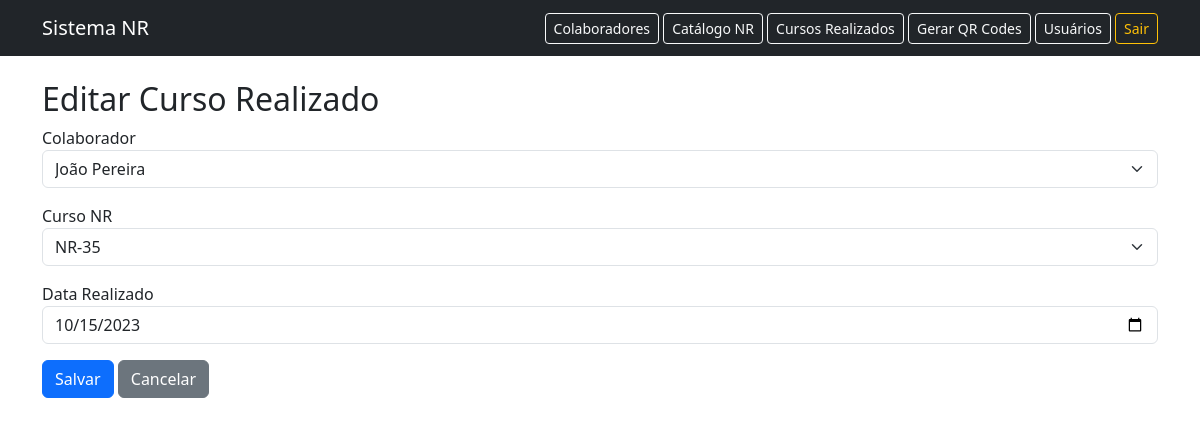
/cursos/editar/1 (signed in), run on the app's committed database.
### models.py (models this page shows, shortened)
class ColaboradorCurso(db.Model):
    __tablename__ = "colaborador_curso"
    id = db.Column(db.Integer, primary_key=True)
    colaborador_id = db.Column(db.Integer, db.ForeignKey(
        "colaboradores.id"), nullable=False)
    catalogo_nr_id = db.Column(db.Integer, db.ForeignKey(
        "catalogo_nr.id"), nullable=False)
    data_realizado = db.Column(db.Date, nullable=False)
    data_vencimento = db.Column(db.Date)
    catalogo = db.relationship("CatalogoNR", lazy="joined")

### routes/cursos.py (the view, shortened to what this page needs)
@bp_cursos.route("/editar/<int:id>", methods=["GET", "POST"])
@login_required
def editar(id):
    registro = ColaboradorCurso.query.get_or_404(id)
    form = ColaboradorCursoForm(obj=registro)
    form.colaborador_id.choices = [(c.id, c.nome)
                                   for c in Colaborador.query.filter_by(ativo=True)]
    form.catalogo_nr_id.choices = [(c.id, c.nome_curso)
                                   for c in CatalogoNR.query]
    return render_template("cursos/form.html", form=form, registro=registro)

### forms.py
class ColaboradorCursoForm(FlaskForm):
    colaborador_id = SelectField(
        "Colaborador", coerce=int, validators=[DataRequired()])
    catalogo_nr_id = SelectField(
        "Curso NR", coerce=int, validators=[DataRequired()])
    data_realizado = DateField(
        "Data Realizado", format="%Y-%m-%d", validators=[DataRequired()]
    )

### app.py (called while the page is built)
@login_manager.user_loader
def load_user(user_id):
    return Usuario.query.get(int(user_id))

@app.before_request
def alerta_vencimento():
    if current_user.is_authenticated:
        session["alertas_nr"] = listar_cursos_criticos(ColaboradorCurso)

### services/validade_service.py (called while the page is built)
def status_curso(curso):
    if not curso.data_vencimento:
        return "INDEFINIDO", None
    hoje = date.today()
    dias_restantes = (curso.data_vencimento - hoje).days
    if dias_restantes < 0:
        return "VENCIDO", dias_restantes
    elif dias_restantes <= 30:
        return "A_VENCER", dias_restantes
    return "VALIDO", dias_restantes

def listar_cursos_criticos(ColaboradorCurso):
    cursos = ColaboradorCurso.query.all()
    criticos = []
    for c in cursos:
        status, dias = status_curso(c)
        if status in ("VENCIDO", "A_VENCER"):
            criticos.append({
                "colaborador": c.colaborador.nome,
                "colaborador_id": c.colaborador_id,
                "curso": c.catalogo.nome_curso,
                "vencimento": c.data_vencimento,
                "status": status,
                "dias_restantes": dias
            })
    criticos.sort(key=lambda x: (
        x["status"] != "VENCIDO", x["dias_restantes"] if x["dias_restantes"] is not None else 9999))
    return criticos

### templates/cursos/form.html (shortened to what this page needs)
{% extends "base.html" %}
{% block content %}
<h2>{{ "Editar" if registro else "Novo" }} Curso Realizado</h2>
<form method="POST">
    <div class="mb-3">
        {{ form.colaborador_id.label }} {{ form.colaborador_id(class="form-select") }}
    </div>
    <div class="mb-3">
        {{ form.catalogo_nr_id.label }} {{ form.catalogo_nr_id(class="form-select") }}
    </div>
    <div class="mb-3">
        {{ form.data_realizado.label }} {{ form.data_realizado(class="form-control", type="date") }}
    </div>
    <button type="submit" class="btn btn-primary">Salvar</button>
    <a href="{{ url_for('cursos.listar') }}" class="btn btn-secondary">Cancelar</a>
</form>
{% endblock %}

### data on the page
ColaboradorCurso: colaborador_id "João Pereira", catalogo_nr_id "NR-35", data_realizado "10/15/2023"

### other printed values
{{ "Editar" if registro else "Novo" }} "Editar"
